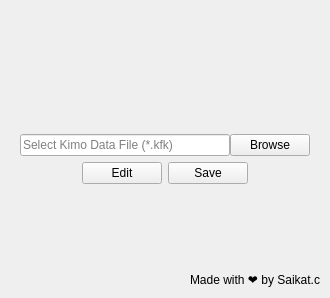
<?xml version="1.0" encoding="UTF-8"?>
<ui version="4.0">
 <class>MainWindow</class>
 <widget class="QMainWindow" name="MainWindow">
  <property name="geometry">
   <rect>
    <x>0</x>
    <y>0</y>
    <width>330</width>
    <height>298</height>
   </rect>
  </property>
  <property name="windowTitle">
   <string>MainWindow</string>
  </property>
  <widget class="QWidget" name="centralwidget">
   <layout class="QVBoxLayout" name="verticalLayout">
    <property name="leftMargin">
     <number>20</number>
    </property>
    <property name="rightMargin">
     <number>10</number>
    </property>
    <item>
     <spacer name="verticalSpacer">
      <property name="orientation">
       <enum>Qt::Vertical</enum>
      </property>
      <property name="sizeHint" stdset="0">
       <size>
        <width>20</width>
        <height>40</height>
       </size>
      </property>
     </spacer>
    </item>
    <item>
     <layout class="QHBoxLayout" name="horizontalLayout_5">
      <property name="rightMargin">
       <number>10</number>
      </property>
      <property name="bottomMargin">
       <number>20</number>
      </property>
      <item>
       <spacer name="horizontalSpacer_4">
        <property name="orientation">
         <enum>Qt::Horizontal</enum>
        </property>
        <property name="sizeHint" stdset="0">
         <size>
          <width>40</width>
          <height>20</height>
         </size>
        </property>
       </spacer>
      </item>
      <item>
       <widget class="QLabel" name="label_2">
        <property name="maximumSize">
         <size>
          <width>172</width>
          <height>80</height>
         </size>
        </property>
        <property name="text">
         <string/>
        </property>
        <property name="pixmap">
         <pixmap resource="resources.qrc">:/Logo/logo.png</pixmap>
        </property>
        <property name="scaledContents">
         <bool>true</bool>
        </property>
       </widget>
      </item>
      <item>
       <spacer name="horizontalSpacer_5">
        <property name="orientation">
         <enum>Qt::Horizontal</enum>
        </property>
        <property name="sizeHint" stdset="0">
         <size>
          <width>40</width>
          <height>20</height>
         </size>
        </property>
       </spacer>
      </item>
     </layout>
    </item>
    <item>
     <layout class="QHBoxLayout" name="horizontalLayout_3">
      <property name="spacing">
       <number>0</number>
      </property>
      <property name="rightMargin">
       <number>10</number>
      </property>
      <item>
       <widget class="QLineEdit" name="KimoFile">
        <property name="enabled">
         <bool>true</bool>
        </property>
        <property name="placeholderText">
         <string>Select Kimo Data File (*.kfk)</string>
        </property>
       </widget>
      </item>
      <item>
       <widget class="QPushButton" name="OpenKimo">
        <property name="text">
         <string>Browse</string>
        </property>
       </widget>
      </item>
     </layout>
    </item>
    <item>
     <layout class="QHBoxLayout" name="horizontalLayout_2">
      <property name="rightMargin">
       <number>10</number>
      </property>
      <item>
       <spacer name="horizontalSpacer">
        <property name="orientation">
         <enum>Qt::Horizontal</enum>
        </property>
        <property name="sizeHint" stdset="0">
         <size>
          <width>40</width>
          <height>20</height>
         </size>
        </property>
       </spacer>
      </item>
      <item>
       <widget class="QPushButton" name="EditExcel">
        <property name="text">
         <string>Edit</string>
        </property>
       </widget>
      </item>
      <item>
       <widget class="QPushButton" name="Save">
        <property name="text">
         <string>Save</string>
        </property>
       </widget>
      </item>
      <item>
       <spacer name="horizontalSpacer_2">
        <property name="orientation">
         <enum>Qt::Horizontal</enum>
        </property>
        <property name="sizeHint" stdset="0">
         <size>
          <width>40</width>
          <height>20</height>
         </size>
        </property>
       </spacer>
      </item>
     </layout>
    </item>
    <item>
     <spacer name="verticalSpacer_2">
      <property name="orientation">
       <enum>Qt::Vertical</enum>
      </property>
      <property name="sizeHint" stdset="0">
       <size>
        <width>20</width>
        <height>40</height>
       </size>
      </property>
     </spacer>
    </item>
    <item>
     <layout class="QHBoxLayout" name="horizontalLayout_4">
      <item>
       <spacer name="horizontalSpacer_3">
        <property name="orientation">
         <enum>Qt::Horizontal</enum>
        </property>
        <property name="sizeHint" stdset="0">
         <size>
          <width>40</width>
          <height>20</height>
         </size>
        </property>
       </spacer>
      </item>
      <item>
       <widget class="QLabel" name="label">
        <property name="styleSheet">
         <string notr="true">margin-right:-10px;</string>
        </property>
        <property name="text">
         <string>Made with ❤ by Saikat.c</string>
        </property>
       </widget>
      </item>
     </layout>
    </item>
   </layout>
  </widget>
 </widget>
 <resources>
  <include location="resources.qrc"/>
 </resources>
 <connections/>
</ui>
